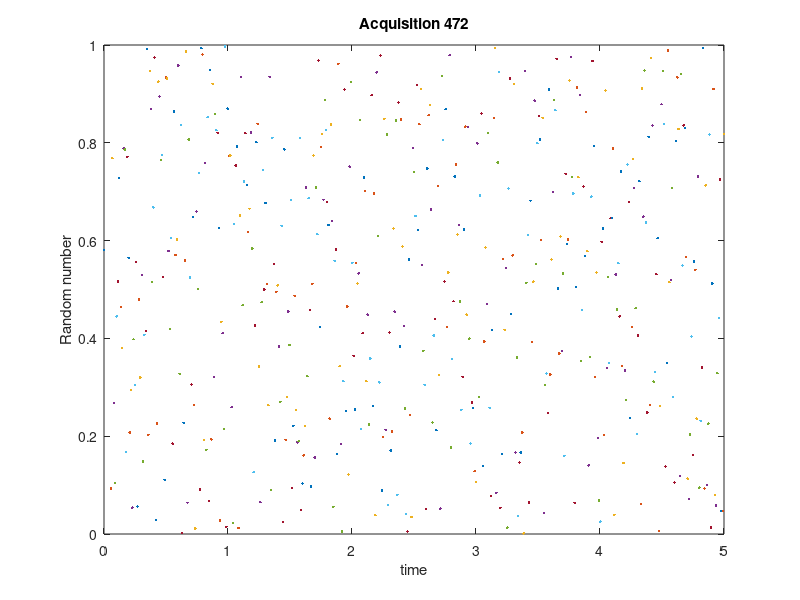

The MATLAB script that drew this image:
%Fourth version of the dataAcquire program to teach students basic MATLAB
%skills. These programs build on each other to the final version. This
%version has a loop which runs for the user specified number of seconds, and plots a random data point
%each loop. The values are plotted versus the clock time, and the times and
%data points are stored arrays. The user is asked to input how many points
%per second. The figure is also updated to be prettier. The time and sample
%data is saved to a text file for later analysis.
%
% Skills: making a MATLAB script, making a loop, initializing variables,
% plotting, workin with times, concatenating arrays, user inputs, figure
% annotations

clear all; % clears variables from the workspace
close all; % closes all current figures

i=0;

timeArray=[];
sampleArray=[];

pointsPerSecond=input('How many points do you want to acquire each second? ');
runTime=input('How many seconds do you want to acquire for?');
startTime=clock();

while(etime(clock(),startTime)<runTime)
    i=i+1
    timeNow=etime(clock(),startTime);
    sampleNow=rand(1);
    plot(timeNow,sampleNow,'.')
    hold on
    timeArray=[timeArray; timeNow];      % Builds growing time array; size of this array = Rate*DurationInSeconds
    sampleArray=[sampleArray; sampleNow]; 
    xlabel('time')
    ylabel('Random number')
    title(['Acquisition ',num2str(i)])
    pause(1/pointsPerSecond)
end

dataToSave = [timeArray',sampleArray'];
fileToSave = input('What filname would you like to save to?\n(Use the extension .txt): ', 's');
fid=fopen(fileToSave,'w');
fprintf(fid,'%9.5f %9.5f\n',dataToSave);
fclose(fid);